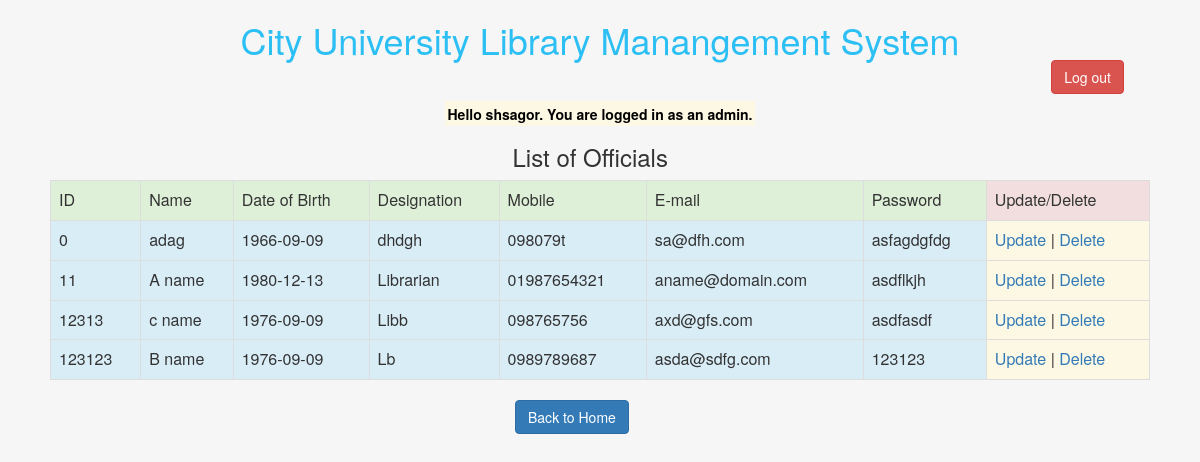
The page /officials_index_admin.php (signed in) on the database its author committed.
### tables this page shows
CREATE TABLE IF NOT EXISTS `officials` (
  `off_id` int(8) NOT NULL,
  `off_name` varchar(50) NOT NULL,
  `off_dob` date NOT NULL,
  `off_desig` varchar(50) NOT NULL,
  `off_mob` varchar(11) NOT NULL,
  `off_mail` varchar(50) NOT NULL,
  `off_pass` varchar(16) NOT NULL
);

### officials_index_admin.php (the view, shortened to what this page needs)
<?php require_once('Connections/lib_ss.php'); ?>
<html>
<head>
</head>
<link rel="stylesheet" href="css/bootstrap.css"/>
</head>
<div class="container">
<h1 style="text-align:center; color:#2CBFF4;">City University Library Manangement System
<div class="row">
<div class="col-md-2 col-md-offset-10">
    <a href="logout.php" class="btn btn-danger" role="button">Log out</a>  </h1>
</div>
<center><mark><strong>
<?php
if(isset($_SESSION["access_level"]) && $_SESSION["access_level"]==0){
	echo "Hello ".$_SESSION["id"].". You are logged in as an admin.<br/>";
	}
else{
	header("Location:index.php?err=2");
	}
    ?> </strong> </mark></center>
<?php
$query_rsOfficials = "SELECT * FROM officials";
$rsOfficials = mysql_query($query_rsOfficials, $lib_ss) or die(mysql_error());
$row_rsOfficials = mysql_fetch_assoc($rsOfficials);
?>
<body>
<div class="row">
    <div class="col-md-2 col-md-offset-5"> <p><h3>List of Officials</h3></p> </div>
    </div>
<div class="table-responsive">
<table class="table table-bordered" align="center">
  <tr class="success">
    <td>ID</td>
    <td>Name</td>
    <td>Date of Birth</td>
    <td>Designation</td>
    <td>Mobile</td>
    <td>E-mail</td>
    <td>Password</td>
    <td class="danger">Update/Delete</td>
  </tr>
  <?php do { ?>
    <tr class="info">
      <td><?php echo $row_rsOfficials['off_id']; ?></td>
      <td><?php echo $row_rsOfficials['off_name']; ?></td>
      <td><?php echo $row_rsOfficials['off_dob']; ?></td>
      <td><?php echo $row_rsOfficials['off_desig']; ?></td>
      <td><?php echo $row_rsOfficials['off_mob']; ?></td>
      <td><?php echo $row_rsOfficials['off_mail']; ?></td>
      <td><?php echo $row_rsOfficials['off_pass']; ?></td>
      <td class="warning"><a href="officials_update_admin.php?off_id=<?php echo $row_rsOfficials['off_id']; ?>">Update</a> |
       <a onclick="return confirm('Are you sure to delete this official from library  database?')"
       href="officials_delete_admin.php?off_id=<?php echo $row_rsOfficials['off_id']; ?>"> Delete</a></td>
    </tr>
    <?php } while ($row_rsOfficials = mysql_fetch_assoc($rsOfficials)); ?>
</table>
    <div class="col-md-2 col-md-offset-5">
    <a href="admin_index.php" class="btn btn-primary" role="button">Back to Home</a>
    </div>
    </div>
</body>
</html>

### officials_index_admin.php (style rules this page uses)
body { background-color: #F6f6f6; }

### rows shown on the page
officials: off_id "0", off_name "adag", off_dob "1966-09-09", off_desig "dhdgh", off_mob "098079t", off_mail "sa@dfh.com", off_pass "asfagdgfdg"
officials: off_id "11", off_name "A name", off_dob "1980-12-13", off_desig "Librarian", off_mob "01987654321", off_mail "aname@domain.com", off_pass "asdflkjh"
officials: off_id "12313", off_name "c name", off_dob "1976-09-09", off_desig "Libb", off_mob "098765756", off_mail "axd@gfs.com", off_pass "asdfasdf"
officials: off_id "123123", off_name "B name", off_dob "1976-09-09", off_desig "Lb", off_mob "0989789687", off_mail "asda@sdfg.com", off_pass "123123"

### other values the page prints
$_SESSION["id"] "shsagor"
